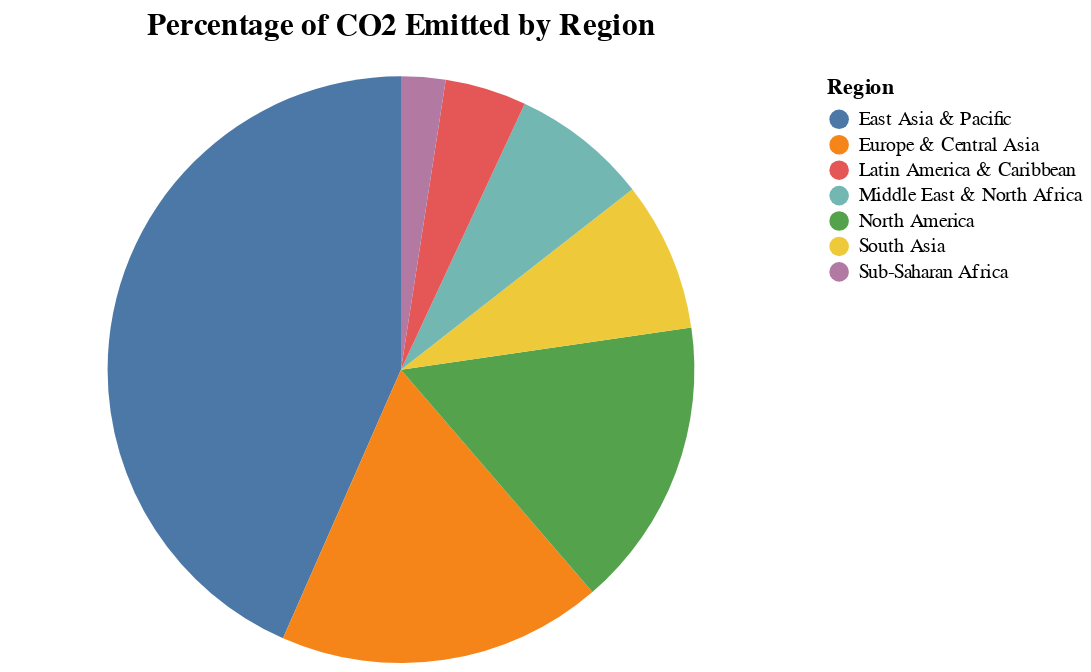

Notebook source saved alongside this figure:
### Code cell
# Lets make a simple pie chart
pie_chart = alt.Chart(region_df).mark_arc().encode(
    theta = alt.Theta('percentage'),
    color = alt.Color('Region'),
    order = 'percentage',
    tooltip = '2019'
).configure_view(
    strokeWidth= 0
).properties(
    title= alt.TitleParams('Percentage of CO2 Emitted by Region',subtitle= ' ', fontSize= 16))

pie_chart.display()

### Figure 1 — Vega-Lite specification as saved in the notebook (floating-point values rounded to 4 significant figures)
{"config": {"view": {"continuousWidth": 400, "continuousHeight": 300, "strokeWidth": 0}}, "data": {"name": "data-5434650599edfe7deb13e626f9ed7c0d"}, "mark": "arc", "encoding": {"color": {"field": "Region", "type": "nominal"}, "order": {"field": "percentage", "type": "quantitative"}, "theta": {"field": "percentage", "type": "quantitative"}, "tooltip": {"field": "2019", "type": "quantitative"}}, "title": {"text": "Percentage of CO2 Emitted by Region", "fontSize": 16, "subtitle": " "}, "$schema": "https://vega.github.io/schema/vega-lite/v4.17.0.json", "datasets": {"data-5434650599edfe7deb13e626f9ed7c0d": [{"Region": "East Asia & Pacific", "2019": 14660000.0, "percentage": 0.4341}, {"Region": "Europe & Central Asia", "2019": 6045000.0, "percentage": 0.179}, {"Region": "North America", "2019": 5398000.0, "percentage": 0.1598}, {"Region": "South Asia", "2019": 2784000.0, "percentage": 0.0824}, {"Region": "Middle East & North Africa", "2019": 2544000.0, "percentage": 0.0753}, {"Region": "Latin America & Caribbean", "2019": 1516000.0, "percentage": 0.0449}, {"Region": "Sub-Saharan Africa", "2019": 823800.0, "percentage": 0.0244}]}}
